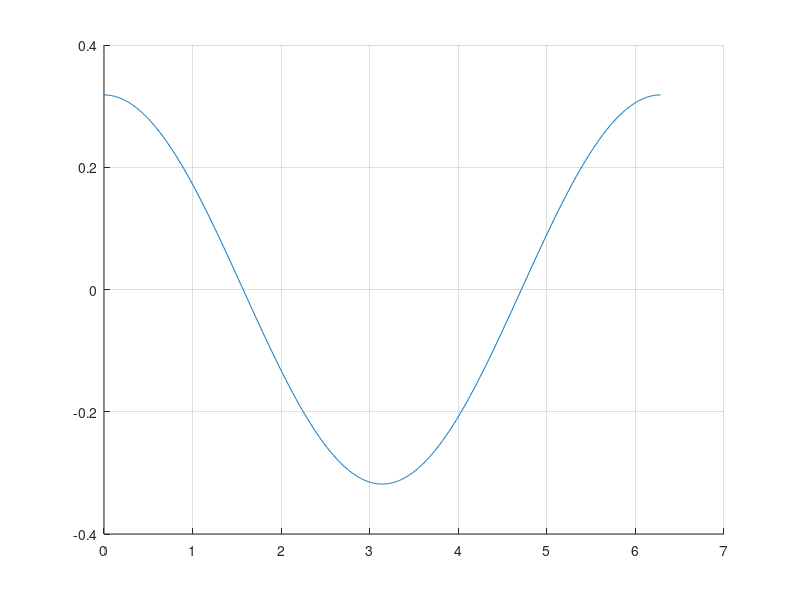
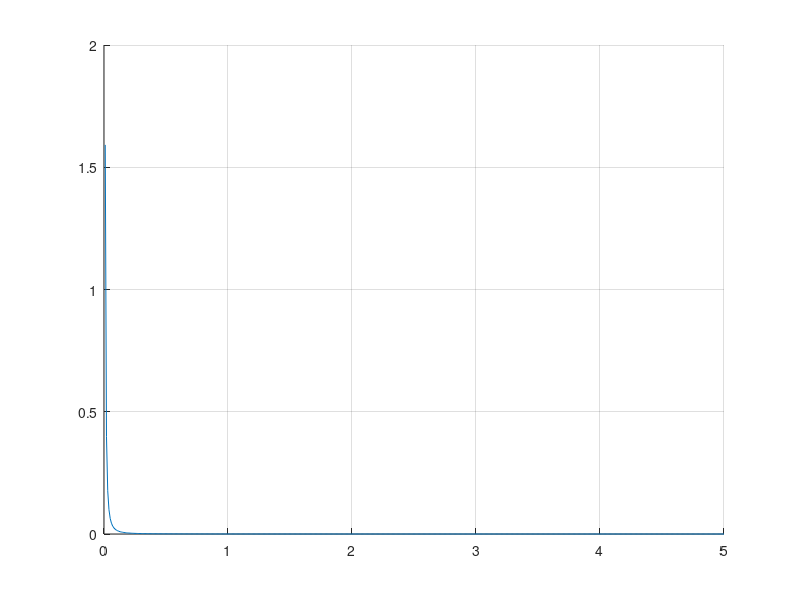
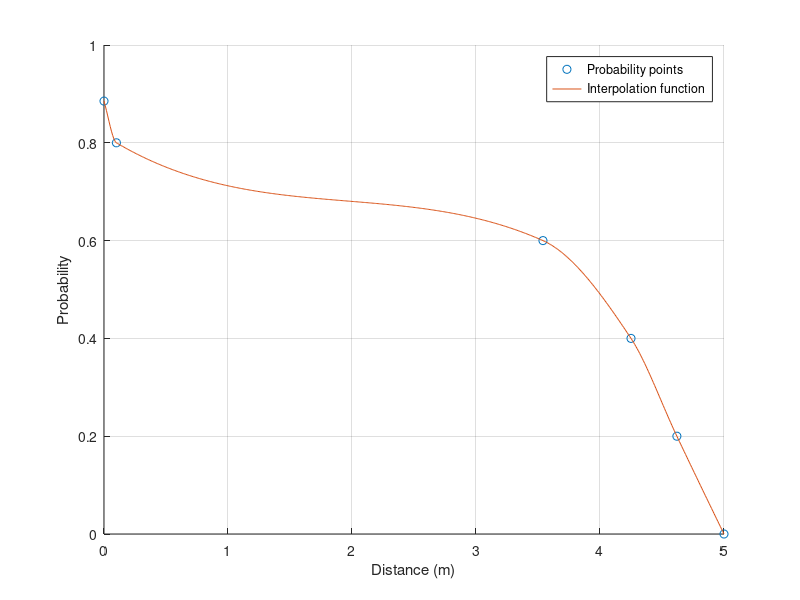
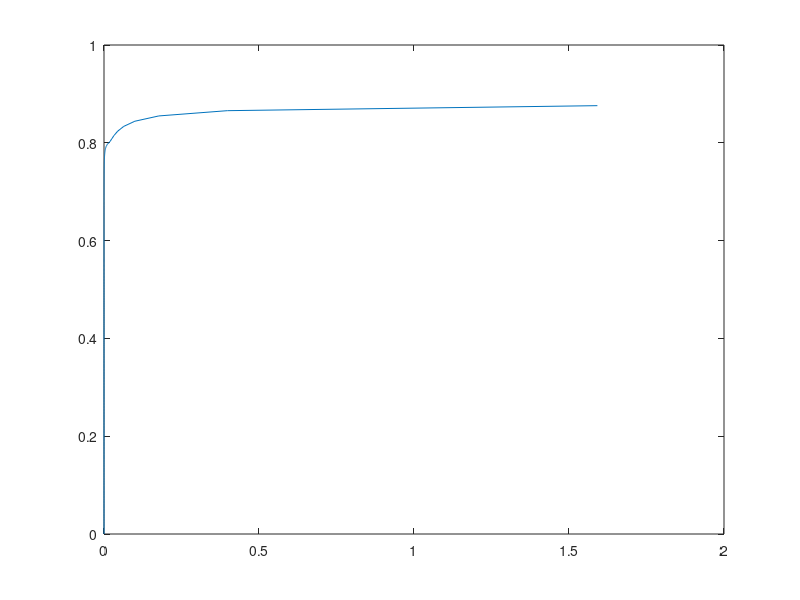

Reproduce these figures in MATLAB, in order. (Note: this script raises an error after producing the figures.)
%   Script que gera o gráfico de probabilidade a partir
%   do ganho no canal, lembrando que o ganho é menor que 1

clear all;
clc;

format long
Half = 60*pi/180;
m = log(0.5)/log(cos(Half));
fi =  (0:0.5:360)*pi/180;
cos_fi =  cos(fi).^m;
R = ((m+1)*(cos(fi)).^m)/(2*pi);
figure(1)
    hold on
    plot(fi,R)
    grid
    hold off
d = 0.0:0.01:5;
R = ((m+1)*(cos(0)).^m)/(2*pi)
dc_gain = 1:length(d);
for r=1:length(d)
    dc_gain(r) = 5*R * (1e-4/d(r)^2)*1;
end
figure(2)
    hold on
    plot(d,dc_gain)
    grid
    hold off

prob = ([88.53 80 60 40 20 0]/100);
dista = [0 10 354 425 462 500]/100;
% d = 0:0.01:5;
p = interp1 (dista, prob,d, 'pchip');

figure(3)
    hold on
    grid;
    plot(dista,prob, 'o')
    plot(d,p)
    legend('Probability points','Interpolation function')
    xlabel('Distance (m)');
    ylabel('Probability');
        
figure (4)
    plot(dc_gain,p)

regre = polyfit (dista, prob, 5);

x = 1:length(dc_gain);

for r=1:length(dc_gain);
    x(r) = sqrt(5*R*1e-4/dc_gain(r));
end

pro = regre(1)*x.^5 + regre(2)*x.^4 + regre(3)*x.^3 + regre(4)*x.^2 + regre(5)*x +regre(6)

figure (5)
    plot (dc_gain, pro);

figure ('lele')
    plot (p)